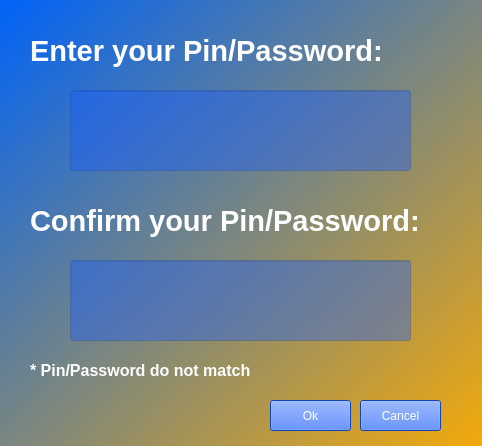
<?xml version="1.0" encoding="UTF-8"?>
<ui version="4.0">
 <class>AskPinWindow</class>
 <widget class="QMainWindow" name="AskPinWindow">
  <property name="geometry">
   <rect>
    <x>0</x>
    <y>0</y>
    <width>482</width>
    <height>446</height>
   </rect>
  </property>
  <property name="windowTitle">
   <string>Enter Pin/Pass</string>
  </property>
  <property name="styleSheet">
   <string notr="true">background-color: qlineargradient(spread:pad, x1:0, y1:0, x2:1, y2:1, stop:0 rgba(0, 99, 248, 255), stop:1 rgba(242, 169, 11, 255));
color: rgb(255, 255, 255);</string>
  </property>
  <widget class="QWidget" name="centralwidget">
   <widget class="QLineEdit" name="pinpass_le">
    <property name="geometry">
     <rect>
      <x>70</x>
      <y>90</y>
      <width>341</width>
      <height>81</height>
     </rect>
    </property>
    <property name="font">
     <font>
      <pointsize>22</pointsize>
     </font>
    </property>
    <property name="styleSheet">
     <string notr="true">background-color: rgba(24, 93, 255, 100);
border-color: rgb(0, 0, 127);</string>
    </property>
    <property name="echoMode">
     <enum>QLineEdit::Password</enum>
    </property>
   </widget>
   <widget class="QLabel" name="askpin_lbl">
    <property name="geometry">
     <rect>
      <x>30</x>
      <y>30</y>
      <width>391</width>
      <height>41</height>
     </rect>
    </property>
    <property name="font">
     <font>
      <pointsize>22</pointsize>
      <weight>75</weight>
      <bold>true</bold>
     </font>
    </property>
    <property name="styleSheet">
     <string notr="true">background-color: qlineargradient(spread:pad, x1:0, y1:0, x2:1, y2:1, stop:0 rgba(0, 0, 0, 0), stop:1 rgba(0, 0, 0, 0));</string>
    </property>
    <property name="text">
     <string>Enter your Pin/Password:</string>
    </property>
   </widget>
   <widget class="QPushButton" name="ok_pushButton">
    <property name="geometry">
     <rect>
      <x>270</x>
      <y>400</y>
      <width>81</width>
      <height>31</height>
     </rect>
    </property>
    <property name="styleSheet">
     <string notr="true">color: rgb(255, 255, 255);
background-color: rgb(24, 93, 255);</string>
    </property>
    <property name="text">
     <string>Ok</string>
    </property>
   </widget>
   <widget class="QPushButton" name="cancel_pushButton">
    <property name="geometry">
     <rect>
      <x>360</x>
      <y>400</y>
      <width>81</width>
      <height>31</height>
     </rect>
    </property>
    <property name="styleSheet">
     <string notr="true">color: rgb(255, 255, 255);
background-color: rgb(24, 93, 255);</string>
    </property>
    <property name="text">
     <string>Cancel</string>
    </property>
   </widget>
   <widget class="QLabel" name="donotmatch_lbl">
    <property name="geometry">
     <rect>
      <x>30</x>
      <y>350</y>
      <width>321</width>
      <height>41</height>
     </rect>
    </property>
    <property name="font">
     <font>
      <pointsize>12</pointsize>
      <weight>75</weight>
      <bold>true</bold>
     </font>
    </property>
    <property name="styleSheet">
     <string notr="true">background-color: qlineargradient(spread:pad, x1:0, y1:0, x2:1, y2:1, stop:0 rgba(0, 0, 0, 0), stop:1 rgba(0, 0, 0, 0));</string>
    </property>
    <property name="text">
     <string>* Pin/Password do not match</string>
    </property>
   </widget>
   <widget class="QLineEdit" name="pinpass_le_2">
    <property name="geometry">
     <rect>
      <x>70</x>
      <y>260</y>
      <width>341</width>
      <height>81</height>
     </rect>
    </property>
    <property name="font">
     <font>
      <pointsize>22</pointsize>
     </font>
    </property>
    <property name="styleSheet">
     <string notr="true">background-color: rgba(24, 93, 255, 100);
border-color: rgb(0, 0, 127);</string>
    </property>
    <property name="echoMode">
     <enum>QLineEdit::Password</enum>
    </property>
   </widget>
   <widget class="QLabel" name="askpin_lbl_2">
    <property name="geometry">
     <rect>
      <x>30</x>
      <y>200</y>
      <width>431</width>
      <height>41</height>
     </rect>
    </property>
    <property name="font">
     <font>
      <pointsize>22</pointsize>
      <weight>75</weight>
      <bold>true</bold>
     </font>
    </property>
    <property name="styleSheet">
     <string notr="true">background-color: qlineargradient(spread:pad, x1:0, y1:0, x2:1, y2:1, stop:0 rgba(0, 0, 0, 0), stop:1 rgba(0, 0, 0, 0));</string>
    </property>
    <property name="text">
     <string>Confirm your Pin/Password:</string>
    </property>
   </widget>
  </widget>
 </widget>
 <resources/>
 <connections/>
</ui>
